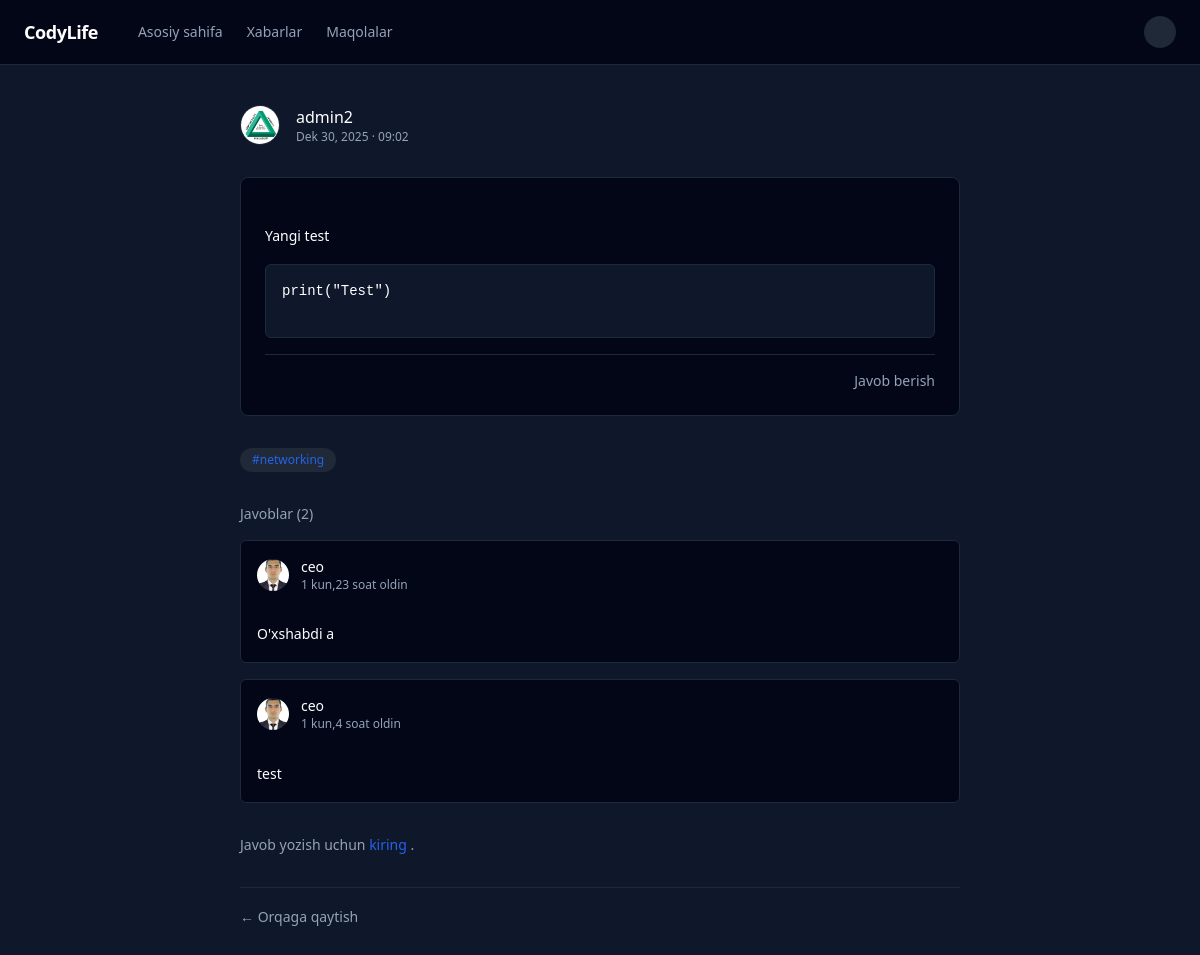
The page /post/yangi-test/detail/ on the database its author committed.
### main/models.py (models this page shows, shortened)
class Post(models.Model):
    author = models.ForeignKey(CustomUser, on_delete=models.CASCADE, related_name='posts')
    image = models.ImageField(upload_to='post_images/', null=True, blank=True)
    body = models.TextField()
    slug = models.SlugField(null=True, blank=True, unique=True)
    code = models.TextField(null=True, blank=True)
    tags = models.ManyToManyField('Tags', blank=True)
    created_date = models.DateTimeField(auto_now_add=True, blank=True, null=True)
    class Meta:
        verbose_name = 'Post'
        verbose_name_plural = 'Posts'

class Tags(models.Model):
    name = models.CharField(max_length=15)
    slug = models.SlugField(max_length=15, null=True, blank=True, unique=True)
    class Meta:
        verbose_name = 'Tag'
        verbose_name_plural = 'Tags'

class Replies(models.Model):
    author = models.ForeignKey(CustomUser, on_delete=models.CASCADE)
    post = models.ForeignKey(Post, on_delete=models.CASCADE, related_name='replies')
    body = models.TextField()
    code = models.TextField(null=True, blank=True)
    created_date = models.DateTimeField(auto_now_add=True)
    class Meta:
        verbose_name = 'Reply'
        verbose_name_plural = 'Replies'

### users_control/models.py (models this page shows, shortened)
class CustomUser(AbstractUser):
    picture = models.ImageField(upload_to='profile_pictures/', blank=True, null=True)
    phone_number = models.CharField(max_length=13, blank=True, null=True)
    bio = models.TextField(null=True, blank=True)
    technologies = models.ManyToManyField("Technologies", blank=True)
    github_link = models.URLField(null=True, blank=True)
    linkedin_link = models.URLField(null=True, blank=True)
    website = models.URLField(null=True, blank=True)
    is_active = models.BooleanField(default=False, null=True, blank=True)
    class Meta:
        verbose_name = 'User'
        verbose_name_plural = 'Users'

### main/views.py (the view)
# urls.py: path('post/<slug:slug>/detail/', PostDetailView.as_view(), name='post-detail'),
class PostDetailView(generic.DetailView):
    model = Post
    template_name = 'post_related/post-detail.html'
    context_object_name = 'post'
    slug_field = 'slug'
    slug_url_kwarg = 'slug'
    def get_context_data(self, **kwargs):
        context = super().get_context_data(**kwargs)
        context['reply_form'] = ReplyCreateForm()
        return context
    def post(self, request, *args, **kwargs):
        self.object = self.get_object()
        form = ReplyCreateForm(request.POST)
        if form.is_valid():
            reply = form.save(commit=False)
            reply.post = self.object
            reply.author = request.user
            reply.save()
            if reply.post.author != self.request.user:
                Notification.objects.create(to_user=reply.post.author, body=f"{self.request.user} postingizga javob yozdi.")
        return redirect('post-detail', slug=self.object.slug)

### main/context_processors.py (called while the page is built)
def user_context(request):
    if request.user.is_authenticated:
        return {'profile_user': request.user}
    return {}

### templates/post_related/post-detail.html (shortened to what this page needs)
{% extends "base.html" %}
{% block content %}
<div class="max-w-3xl mx-auto px-6 py-10 space-y-8">
    <div class="flex items-center justify-between">
        <div class="flex items-center gap-4">
            {% if post.author.picture %}
                <img src="{{ post.author.picture.url }}"
                     class="w-10 h-10 rounded-full object-cover border border-borderDark">
            {% else %}
                <div class="w-10 h-10 rounded-full bg-gray-800 flex items-center justify-center font-medium">
                    {{ post.author.username|first|upper }}
                </div>
            {% endif %}
            <div>
                <p class="font-medium">{{ post.author.username }}</p>
                <p class="text-xs text-textMuted">
                    {{ post.created_date|date:"M d, Y · H:i" }}
                </p>
            </div>
        </div>
    </div>
    <div class="bg-cardDark border border-borderDark rounded-lg p-6 space-y-4">
        <p class="text-sm leading-relaxed whitespace-pre-line">
            {{ post.body }}
        </p>
        {% if post.code %}
        <pre class="bg-bgDark border border-borderDark rounded-md p-4 text-sm overflow-x-auto">
<code>{{ post.code }}</code>
        </pre>
        {% endif %}
        <div class="flex justify-end text-sm text-textMuted pt-4 border-t border-borderDark">
            <a href="#reply-form" class="hover:text-white">
                Javob berish
            </a>
        </div>
    </div>
    {% if post.tags.exists %}
    <div class="flex flex-wrap gap-2">
        {% for tag in post.tags.all %}
            <span class="text-xs px-3 py-1 rounded-full bg-gray-800 text-primary">
                #{{ tag.name }}
            </span>
        {% endfor %}
    </div>
    {% endif %}
    <div class="space-y-4">
        <h3 class="text-sm font-medium text-textMuted">
            Javoblar ({{ post.replies.count }})
        </h3>
        {% for reply in post.replies.all %}
        <div class="bg-cardDark border border-borderDark rounded-md p-4">
            <div class="flex items-center gap-3 mb-2">
                {% if reply.author.picture %}
                    <img src="{{ reply.author.picture.url }}"
                         class="w-8 h-8 rounded-full object-cover">
                {% else %}
                    <div class="w-8 h-8 rounded-full bg-gray-800 flex items-center justify-center text-xs font-medium">
                        {{ reply.author.username|first|upper }}
                    </div>
                {% endif %}
                <div>
                    <p class="text-sm font-medium">{{ reply.author.username }}</p>
                    <p class="text-xs text-textMuted">
                        {{ reply.created_date|timesince }} oldin
                    </p>
                </div>
            </div>
            <p class="text-sm leading-relaxed whitespace-pre-line">
                {{ reply.body }}
            </p>
        </div>
        {% empty %}
            <p class="text-sm text-textMuted">
                Hozircha javoblar yo‘q.
            </p>
        {% endfor %}
    </div>
    {% if request.user.is_authenticated %}
    <div id="reply-form" class="bg-cardDark border border-borderDark rounded-lg p-4">
        <form method="POST" class="space-y-3">
            {% csrf_token %}
            {{ reply_form.body }}
            {{ reply_form.code }}
            <div class="flex justify-end">
                <button
                    type="submit"
                    class="px-4 py-2 text-sm rounded-md
                           bg-primary hover:bg-blue-600 transition">
                    Javob berish
                </button>
            </div>
        </form>
    </div>
    {% else %}
        <p class="text-sm text-textMuted">
            Javob yozish uchun
            <a href="{% url 'login' %}" class="text-primary hover:underline">
                kiring
            </a>.
        </p>
    {% endif %}
    <div class="pt-4 border-t border-borderDark">
        <a href="{% url 'homepage' %}" class="text-sm text-textMuted hover:text-white">
            ← Orqaga qaytish
        </a>
    </div>
</div>
{% endblock %}

### rows shown on the page
Post: author.picture (picture), author.username "admin2", created_date "Dek 30, 2025 · 09:02", body "Yangi test", code "print(\"Test\")", replies.count "2"
Tags: name "networking"
Replies: author.picture (picture), author.username "ceo", created_date "1 kun,23 soat", body "O'xshabdi a"
Replies: author.picture (picture), author.username "ceo", created_date "1 kun,4 soat", body "test"
